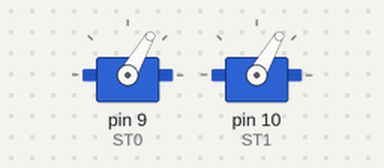
Bench run of a sketch on a simulated Arduino Uno, built with avr-gcc and run on an emulated ATmega328P. On the bench: 2 × servo. What the sketch prints to the serial monitor is not drawn.

Above: at 0.05 s.
At 3.65 s:
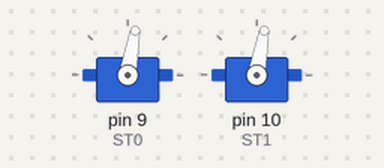
Timing chart, 0 to 8.4 s (numbered marks = the images above):
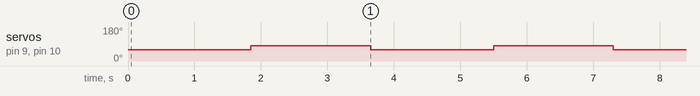

Measured:
- by itself, servo on pin 9 (ST0), servo on pin 10 (ST1): alternates 80° for 1.8 s and 60° for 1.9 s

The sketch:

turn.ino
```cpp
// left turn
#include <Servo.h>

Servo ST0, ST1; //ST0==motor 0 ST1==Motor 1
int loopCount=0;


void setup()
{
  Serial.begin(57600);//Initialize the serial port

  ST0.attach( 9, 1000, 2000);
  ST1.attach(10, 1000, 2000);

}

void loop()
{
  backup();
  Stop();
//  if(loopCount== 0){
//    Forward();
//  }
//  if(loopCount== 1){
//    turn180();
//  }
//  if(loopCount== 2){
//    backup();
//  }
//  ST0.write(82);
//  ST1.write(82);
//  loopCount++;
}


//directions 0 -180
//80-84 stop
//

void Left90()
{
  Serial.print("left");
  ST0.write(98);
  ST1.write(65);
 delay(2120);
}

void Right90()
{
  Serial.print("right");
  ST0.write(65);
  ST1.write(98);
 delay(2120);
}

void Backward()
{
  Serial.print("Backward");
  ST0.write(60);
  ST1.write(60);
 delay(1800);
}


void left45()
{
  Serial.print("left45");
  ST0.write(60);
  ST1.write(60);
 delay(1800);

  }

void right45()
{
   Serial.print("right45");
  ST0.write(60);
  ST1.write(60);
 delay(1800);

  }

void test()
{
    Serial.print("Forward");
  ST0.write(90);
  ST1.write(70);
  delay(1800);

}


void Stop()
{
   Serial.print("Stop");
  ST0.write(80);
  ST1.write(80);
 delay(1800);

  }

void Forward()
{
   Serial.print("Forward");
  ST0.write(100.5);
  ST1.write(100);
 delay(1800);

  }

void turn180()
{
  Serial.print("right");
  ST0.write(65);
  ST1.write(98);
 delay(3350);

}


void backup()
{
  Serial.print("backup");
  ST0.write(60);
  ST1.write(60);
 delay(1850);

}
```
